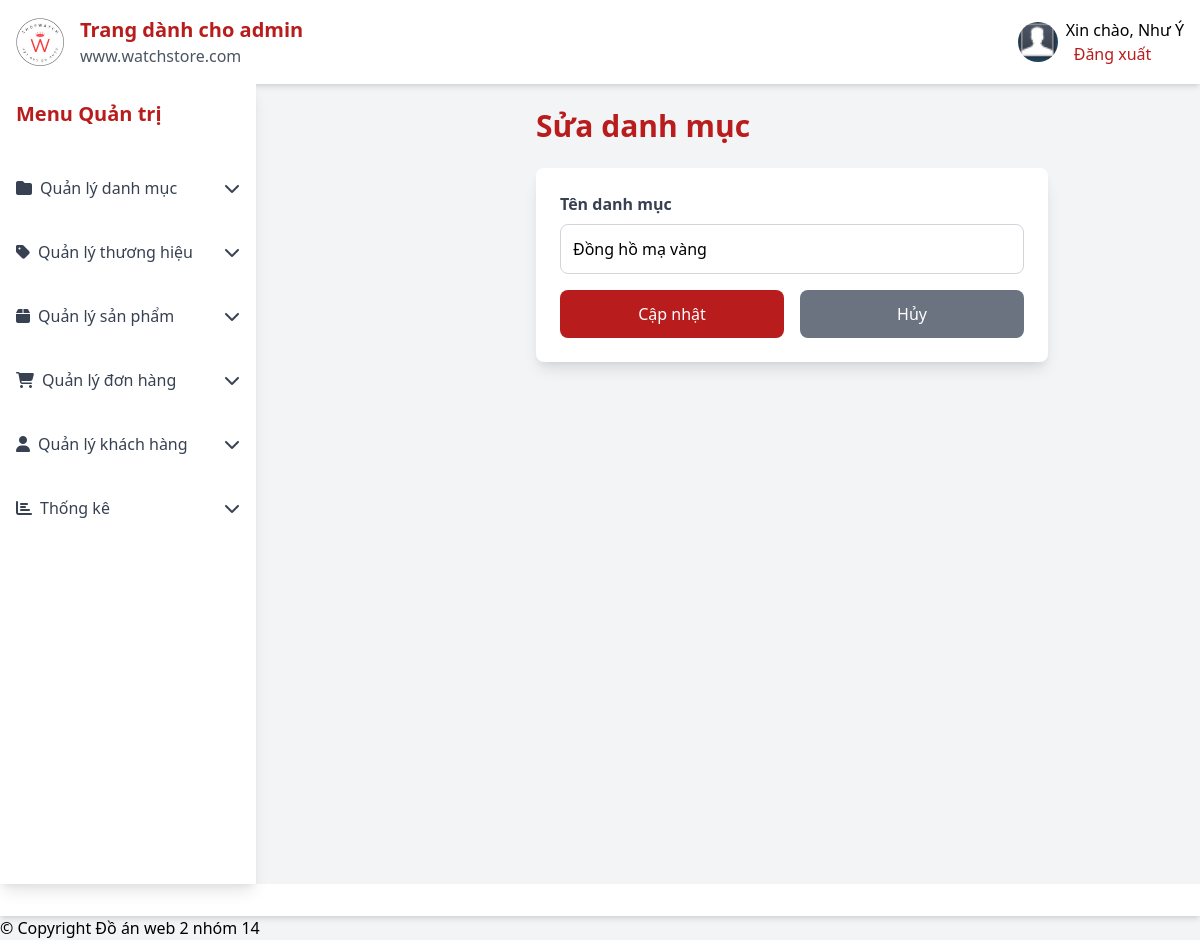
/admin/catedit.php?catid=161 (signed in), run on an earlier commit of the app's database.
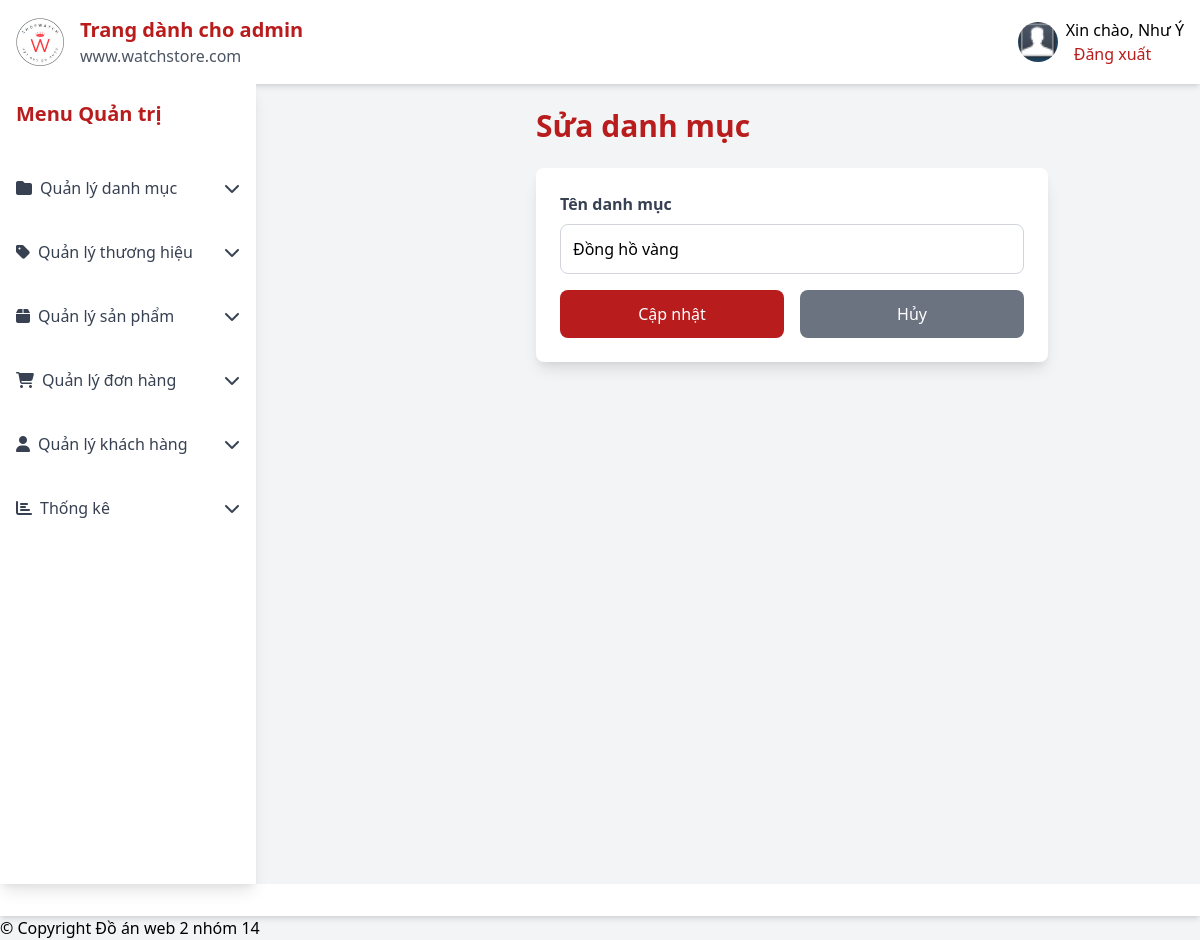
And on a later commit of the database.
### tables this page shows
CREATE TABLE `tbl_category` (
  `catId` int(11) NOT NULL,
  `catName` varchar(255) NOT NULL
);

### lib/session.php (called while the page is built, shortened)
<?php
class Session{
    public static function get($key){
        if(isset($_SESSION[$key])){
            return $_SESSION[$key];
        }
        else {
            return false;
        }
    }
}
?>

### lib/database.php (called while the page is built, shortened)
<?php
Class Database{
    public $host = DB_HOST;
    public $user = DB_USER;
    public $pass = DB_PASS;
    public $dbname = DB_NAME;
    public $link;
private function connectDB(){
    $this->link = new mysqli($this->host, $this->user,$this->pass, $this->dbname);
}
public function select($query, $params = []) {
    try {
        if (empty($params)) {
            $result = $this->link->query($query);
            if ($result->num_rows > 0) {
                return $result;
            } else {
                return false;
            }
        }
    } catch (Exception $e) {
        $this->error = "Lỗi select: " . $e->getMessage();
        error_log($this->error);
        return false;
    }
}
}
?>

### classes/category.php (called while the page is built, shortened)
<?php
$filepath = realpath(dirname(__FILE__));
include_once ($filepath.'/../lib/database.php');
class category {
    private $db;
    public function __construct(){
        $this->db = new Database();
    }
    public function getcatbyId($id){
        $query = "SELECT * FROM tbl_category WHERE catId = '$id'";
        $result = $this->db->select($query);
        return $result;
    }
}
?>

### admin/catedit.php (the view, shortened to what this page needs)
<?php
include_once '../lib/session.php';
include_once '../classes/category.php';
$cat = new category();
if (!isset($_GET['catid']) || $_GET['catid'] == NULL) {
    echo '<script>Swal.fire({icon: "error", title: "Lỗi!", text: "Danh mục không hợp lệ!", showConfirmButton: false, timer: 2000}).then(() => { window.location = "catlist.php"; });</script>';
    exit();
} else {
    $id = $_GET['catid'];
}
?>
<!DOCTYPE html>
<html lang="vi">
<head>
</head>
<body class="bg-gray-100 font-sans">
    <div class="flex flex-col min-h-screen">
         <?php include_once 'inc/header.php'; ?>
        <div class="flex flex-1">
            <div class="sidebar fixed inset-y-0 left-0 w-64 md:static md:translate-x-0">
                <?php include_once 'inc/sidebar.php'; ?>
            </div>
            <main class="content flex-1 p-6 md:ml-64">
                <h2 class="text-3xl font-bold text-red-700 mb-6">Sửa danh mục</h2>
                <div class="bg-white shadow-lg rounded-lg p-6 max-w-lg">
                    <?php
                    $get_cate_name = $cat->getcatbyId($id);
                    if ($get_cate_name && $get_cate_name->num_rows > 0) {
                        $result = $get_cate_name->fetch_assoc();
                    ?>
                        <form id="categoryForm" action="" method="post" class="space-y-4">
                            <div>
                                <label for="catName" class="block text-gray-700 font-semibold mb-2">Tên danh mục</label>
                                <input type="text" id="catName" name="catName" value="<?php echo htmlspecialchars($result['catName']); ?>" placeholder="Nhập tên danh mục..." class="w-full p-3 border border-gray-300 rounded-lg focus:ring-2 focus:ring-red-700" />
                            </div>
                            <div class="flex space-x-4">
                                <input type="submit" value="Cập nhật" class="w-full bg-red-700 text-white p-3 rounded-lg hover:bg-red-800 cursor-pointer" />
                                <a href="catlist.php" class="w-full bg-gray-500 text-white p-3 rounded-lg hover:bg-gray-600 text-center">Hủy</a>
                            </div>
                        </form>
                    <?php
                    } else {
                        echo '<script>Swal.fire({icon: "error", title: "Lỗi!", text: "Danh mục không tồn tại!", showConfirmButton: false, timer: 2000}).then(() => { window.location = "catlist.php"; });</script>';
                    }
                    ?>
                </div>
            </main>
        </div>
        <footer class="bg-white shadow-md p-4 mt-auto">
            <?php include_once 'inc/footer.php'; ?>
</body>
</html>

### admin/inc/header.php (shortened to what this page needs)
<?php
include_once '../lib/session.php';
?>
<!DOCTYPE html>
<html lang="en">
<head>
     <link rel="stylesheet" type="text/css" href="css/catstyle.css">
     <link rel="stylesheet" type="text/css" href="css/customer.css">
    <link href="https://cdn.jsdelivr.net/npm/tailwindcss@2.2.19/dist/tailwind.min.css" rel="stylesheet">
    <link rel="stylesheet" href="https://cdnjs.cloudflare.com/ajax/libs/font-awesome/6.4.0/css/all.min.css">
</head>
<body>
<header class="bg-white shadow-md p-4 flex justify-between items-center">
    <div class="flex items-center">
        <img src="img/logo_brand.png" alt="Logo" class="h-12 mr-4" />
        <div>
            <h1 class="text-xl font-bold text-red-700">Trang dành cho admin</h1>
            <p class="text-gray-600">www.watchstore.com</p>
        </div>
    </div>
    <div class="flex items-center">
        <img src="img/img-profile.jpg" alt="Profile Pic" class="h-10 w-10 rounded-full mr-2" />
        <div>
            <ul>
            <li>Xin chào, <?php echo Session::get('adminName') ?></li>
            <li><a href="index.php?action=logout" class="text-red-700 hover:underline ml-2">Đăng xuất</a> </li>
            </ul>
        </div>
    </div>
</header>
</body>
</html>

### admin/inc/sidebar.php (shortened to what this page needs)
<?php
include_once '../lib/session.php';
?>
<aside class="bg-white w-64 min-h-screen shadow-lg sticky top-0">
    <div class="p-4">
        <h2 class="text-xl font-bold text-red-700">Menu Quản trị</h2>
    </div>
    <nav class="mt-4">
        <ul class="space-y-2">
            <li>
                <button class="w-full flex items-center justify-between p-4 text-gray-700 hover:bg-red-50 hover:text-red-700 focus:outline-none" onclick="toggleSubmenu(this)">
                    <span class="flex items-center">
                        <i class="fas fa-folder mr-2"></i> Quản lý danh mục
                    </span>
                    <i class="fas fa-chevron-down"></i>
                </button>
            </li>
            <li>
                <button class="w-full flex items-center justify-between p-4 text-gray-700 hover:bg-red-50 hover:text-red-700 focus:outline-none" onclick="toggleSubmenu(this)">
                    <span class="flex items-center">
                        <i class="fas fa-tag mr-2"></i> Quản lý thương hiệu
                    </span>
                    <i class="fas fa-chevron-down"></i>
                </button>
            </li>
            <li>
                <button class="w-full flex items-center justify-between p-4 text-gray-700 hover:bg-red-50 hover:text-red-700 focus:outline-none" onclick="toggleSubmenu(this)">
                    <span class="flex items-center">
                        <i class="fas fa-box mr-2"></i> Quản lý sản phẩm
                    </span>
                    <i class="fas fa-chevron-down"></i>
                </button>
            </li>
            <li>
                <button class="w-full flex items-center justify-between p-4 text-gray-700 hover:bg-red-50 hover:text-red-700 focus:outline-none" onclick="toggleSubmenu(this)">
                    <span class="flex items-center">
                        <i class="fas fa-shopping-cart mr-2"></i> Quản lý đơn hàng
                    </span>
                    <i class="fas fa-chevron-down"></i>
                </button>
            </li>
            <li>
                <button class="w-full flex items-center justify-between p-4 text-gray-700 hover:bg-red-50 hover:text-red-700 focus:outline-none" onclick="toggleSubmenu(this)">
                    <span class="flex items-center">
                        <i class="fa fa-user mr-2"></i> Quản lý khách hàng
                    </span>
                    <i class="fas fa-chevron-down"></i>
                </button>
            </li>
            <li>
                <button class="w-full flex items-center justify-between p-4 text-gray-700 hover:bg-red-50 hover:text-red-700 focus:outline-none" onclick="toggleSubmenu(this)">
                    <span class="flex items-center">
                        <i class="fas fa-chart-bar mr-2"></i> Thống kê
                    </span>
                    <i class="fas fa-chevron-down"></i>
                </button>
            </li>
        </ul>
    </nav>
</aside>

### admin/inc/footer.php (shortened to what this page needs)
    </div>
    <div id="site_info">
        <p>
         &copy; Copyright <a href="login.php">Đồ án web 2 nhóm 14</a>
        </p>
    </div>
</body>
</html>

### admin/css/catstyle.css (style rules this page uses)
input[type="text"] { transition: border-color 0.3s ease; }
input[type="submit"] { transition: background-color 0.3s ease; }

What changed in the data, as far as the page shows it:
changed tbl_category: catName "Đồng hồ mạ vàng" → "Đồng hồ vàng"
